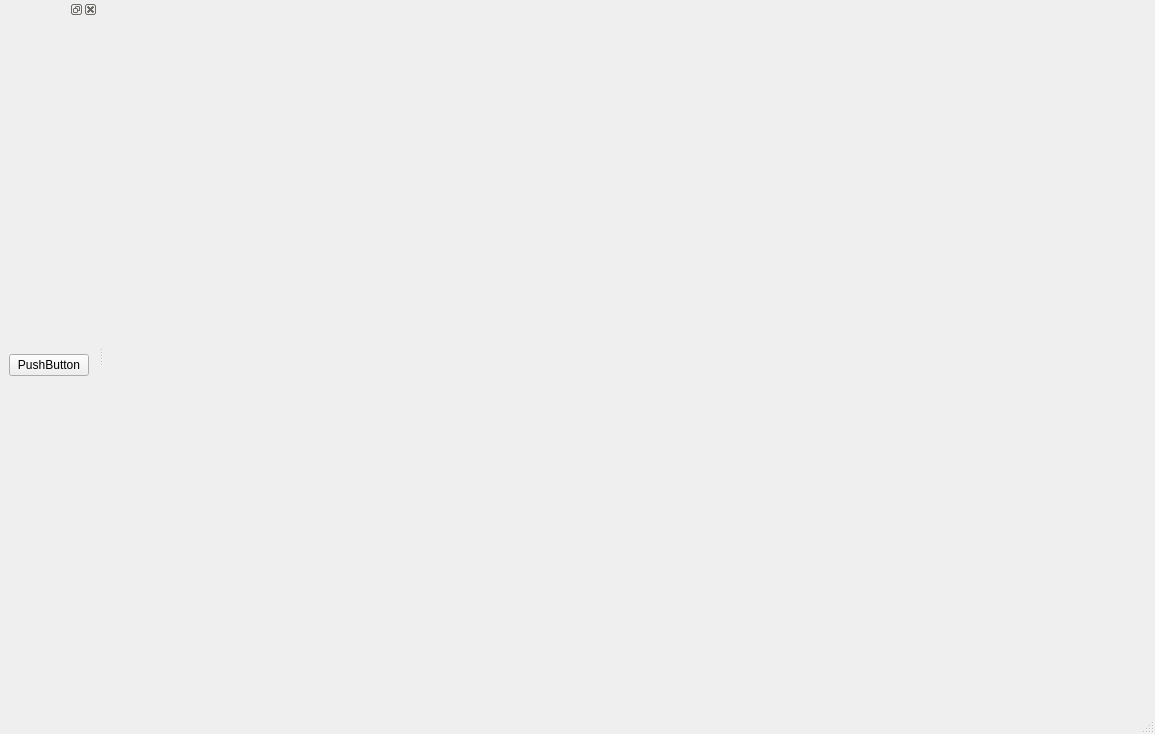
<?xml version="1.0" encoding="UTF-8"?>
<ui version="4.0">
 <class>MainWindow</class>
 <widget class="QMainWindow" name="MainWindow">
  <property name="geometry">
   <rect>
    <x>0</x>
    <y>0</y>
    <width>1155</width>
    <height>734</height>
   </rect>
  </property>
  <property name="windowTitle">
   <string>MainWindow</string>
  </property>
  <widget class="QWidget" name="centralwidget"/>
  <widget class="QMenuBar" name="menubar">
   <property name="geometry">
    <rect>
     <x>0</x>
     <y>0</y>
     <width>1155</width>
     <height>25</height>
    </rect>
   </property>
  </widget>
  <widget class="QStatusBar" name="statusbar"/>
  <widget class="QDockWidget" name="dockWidget">
   <attribute name="dockWidgetArea">
    <number>1</number>
   </attribute>
   <widget class="QWidget" name="dockWidgetContents">
    <layout class="QVBoxLayout" name="verticalLayout">
     <item>
      <widget class="QPushButton" name="pushButton">
       <property name="text">
        <string>PushButton</string>
       </property>
      </widget>
     </item>
    </layout>
   </widget>
  </widget>
 </widget>
 <resources/>
 <connections/>
</ui>
